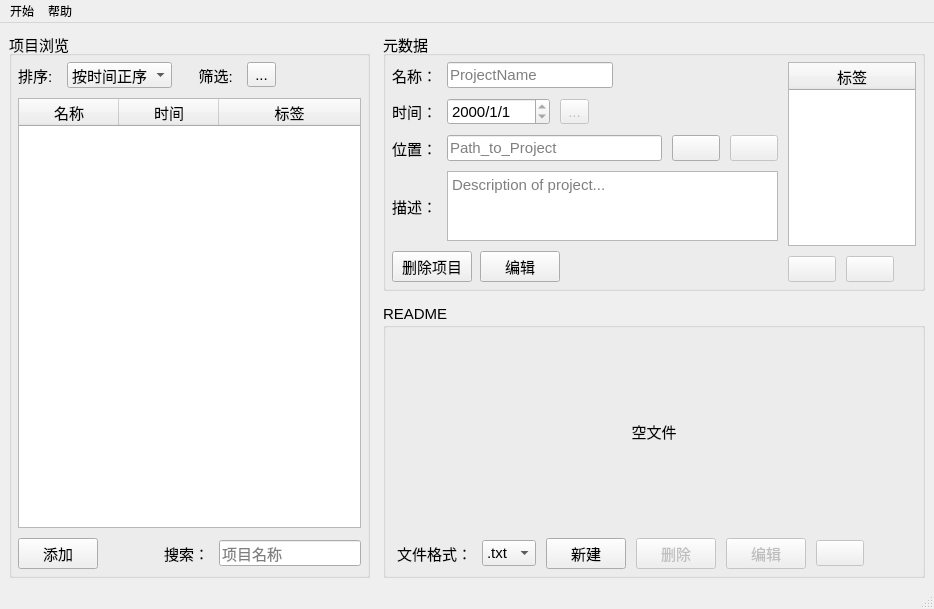
<?xml version="1.0" encoding="UTF-8"?>
<ui version="4.0">
 <class>Manager</class>
 <widget class="QMainWindow" name="Manager">
  <property name="geometry">
   <rect>
    <x>0</x>
    <y>0</y>
    <width>934</width>
    <height>609</height>
   </rect>
  </property>
  <property name="windowTitle">
   <string>Project Manager</string>
  </property>
  <property name="toolTip">
   <string/>
  </property>
  <widget class="QWidget" name="centralwidget">
   <layout class="QHBoxLayout" name="horizontalLayout_12" stretch="2,3">
    <property name="spacing">
     <number>13</number>
    </property>
    <item>
     <widget class="QGroupBox" name="groupBox_overview">
      <property name="font">
       <font>
        <family>Microsoft YaHei UI</family>
        <pointsize>11</pointsize>
       </font>
      </property>
      <property name="title">
       <string>项目浏览</string>
      </property>
      <layout class="QVBoxLayout" name="verticalLayout">
       <property name="spacing">
        <number>10</number>
       </property>
       <property name="leftMargin">
        <number>6</number>
       </property>
       <property name="topMargin">
        <number>6</number>
       </property>
       <property name="rightMargin">
        <number>6</number>
       </property>
       <property name="bottomMargin">
        <number>6</number>
       </property>
       <item>
        <layout class="QHBoxLayout" name="horizontalLayout">
         <item>
          <widget class="QLabel" name="label_sorter">
           <property name="text">
            <string>排序: </string>
           </property>
          </widget>
         </item>
         <item>
          <widget class="QComboBox" name="comboBox_sorter">
           <property name="cursor">
            <cursorShape>PointingHandCursor</cursorShape>
           </property>
           <item>
            <property name="text">
             <string>按时间正序</string>
            </property>
           </item>
           <item>
            <property name="text">
             <string>按时间倒序</string>
            </property>
           </item>
           <item>
            <property name="text">
             <string>按名称正序</string>
            </property>
           </item>
           <item>
            <property name="text">
             <string>按名称倒序</string>
            </property>
           </item>
          </widget>
         </item>
         <item>
          <widget class="QLabel" name="label_filter">
           <property name="text">
            <string>    筛选: </string>
           </property>
          </widget>
         </item>
         <item>
          <widget class="QToolButton" name="toolButton_filter">
           <property name="cursor">
            <cursorShape>PointingHandCursor</cursorShape>
           </property>
           <property name="toolTip">
            <string>筛选项目</string>
           </property>
           <property name="text">
            <string>...</string>
           </property>
           <property name="icon">
            <iconset resource="icons.qrc">
             <normaloff>:/icon/Magnifier.png</normaloff>:/icon/Magnifier.png</iconset>
           </property>
          </widget>
         </item>
         <item>
          <spacer name="horizontalSpacer">
           <property name="orientation">
            <enum>Qt::Horizontal</enum>
           </property>
           <property name="sizeHint" stdset="0">
            <size>
             <width>18</width>
             <height>20</height>
            </size>
           </property>
          </spacer>
         </item>
        </layout>
       </item>
       <item>
        <widget class="QTableWidget" name="tableWidget_overview">
         <property name="sizePolicy">
          <sizepolicy hsizetype="Expanding" vsizetype="Expanding">
           <horstretch>0</horstretch>
           <verstretch>0</verstretch>
          </sizepolicy>
         </property>
         <property name="cursor" stdset="0">
          <cursorShape>PointingHandCursor</cursorShape>
         </property>
         <property name="sizeAdjustPolicy">
          <enum>QAbstractScrollArea::AdjustIgnored</enum>
         </property>
         <property name="editTriggers">
          <set>QAbstractItemView::NoEditTriggers</set>
         </property>
         <property name="alternatingRowColors">
          <bool>true</bool>
         </property>
         <property name="selectionMode">
          <enum>QAbstractItemView::SingleSelection</enum>
         </property>
         <property name="selectionBehavior">
          <enum>QAbstractItemView::SelectRows</enum>
         </property>
         <property name="verticalScrollMode">
          <enum>QAbstractItemView::ScrollPerPixel</enum>
         </property>
         <property name="horizontalScrollMode">
          <enum>QAbstractItemView::ScrollPerPixel</enum>
         </property>
         <property name="showGrid">
          <bool>false</bool>
         </property>
         <property name="sortingEnabled">
          <bool>false</bool>
         </property>
         <attribute name="horizontalHeaderCascadingSectionResizes">
          <bool>true</bool>
         </attribute>
         <attribute name="horizontalHeaderHighlightSections">
          <bool>false</bool>
         </attribute>
         <attribute name="horizontalHeaderShowSortIndicator" stdset="0">
          <bool>false</bool>
         </attribute>
         <attribute name="horizontalHeaderStretchLastSection">
          <bool>true</bool>
         </attribute>
         <attribute name="verticalHeaderVisible">
          <bool>false</bool>
         </attribute>
         <column>
          <property name="text">
           <string>名称</string>
          </property>
         </column>
         <column>
          <property name="text">
           <string>时间</string>
          </property>
         </column>
         <column>
          <property name="text">
           <string>标签</string>
          </property>
         </column>
        </widget>
       </item>
       <item>
        <layout class="QHBoxLayout" name="horizontalLayout_2">
         <item>
          <widget class="QPushButton" name="pushButton_add">
           <property name="cursor">
            <cursorShape>PointingHandCursor</cursorShape>
           </property>
           <property name="toolTip">
            <string>添加项目</string>
           </property>
           <property name="text">
            <string>添加</string>
           </property>
           <property name="icon">
            <iconset resource="icons.qrc">
             <normaloff>:/icon/New.png</normaloff>:/icon/New.png</iconset>
           </property>
          </widget>
         </item>
         <item>
          <spacer name="horizontalSpacer_2">
           <property name="orientation">
            <enum>Qt::Horizontal</enum>
           </property>
           <property name="sizeHint" stdset="0">
            <size>
             <width>40</width>
             <height>20</height>
            </size>
           </property>
          </spacer>
         </item>
         <item>
          <widget class="QLabel" name="label_searcher">
           <property name="text">
            <string>搜索：</string>
           </property>
          </widget>
         </item>
         <item>
          <widget class="QLineEdit" name="lineEdit_searcher">
           <property name="placeholderText">
            <string>项目名称</string>
           </property>
          </widget>
         </item>
        </layout>
       </item>
      </layout>
     </widget>
    </item>
    <item>
     <layout class="QVBoxLayout" name="verticalLayout_6" stretch="1,3">
      <item>
       <widget class="QGroupBox" name="groupBox_metadata">
        <property name="font">
         <font>
          <pointsize>11</pointsize>
         </font>
        </property>
        <property name="title">
         <string>元数据</string>
        </property>
        <layout class="QHBoxLayout" name="horizontalLayout_9" stretch="3,1">
         <property name="spacing">
          <number>10</number>
         </property>
         <property name="leftMargin">
          <number>6</number>
         </property>
         <property name="topMargin">
          <number>6</number>
         </property>
         <property name="rightMargin">
          <number>6</number>
         </property>
         <property name="bottomMargin">
          <number>6</number>
         </property>
         <item>
          <layout class="QVBoxLayout" name="verticalLayout_2">
           <property name="spacing">
            <number>10</number>
           </property>
           <item>
            <layout class="QHBoxLayout" name="horizontalLayout_6">
             <item>
              <widget class="QLabel" name="label_name">
               <property name="text">
                <string>名称：</string>
               </property>
              </widget>
             </item>
             <item>
              <widget class="QLineEdit" name="lineEdit_name">
               <property name="text">
                <string/>
               </property>
               <property name="readOnly">
                <bool>true</bool>
               </property>
               <property name="placeholderText">
                <string>ProjectName</string>
               </property>
              </widget>
             </item>
             <item>
              <spacer name="horizontalSpacer_4">
               <property name="orientation">
                <enum>Qt::Horizontal</enum>
               </property>
               <property name="sizeHint" stdset="0">
                <size>
                 <width>40</width>
                 <height>20</height>
                </size>
               </property>
              </spacer>
             </item>
            </layout>
           </item>
           <item>
            <layout class="QHBoxLayout" name="horizontalLayout_7">
             <item>
              <widget class="QLabel" name="label_date">
               <property name="text">
                <string>时间：</string>
               </property>
              </widget>
             </item>
             <item>
              <widget class="QDateEdit" name="dateEdit_date">
               <property name="readOnly">
                <bool>true</bool>
               </property>
               <property name="displayFormat">
                <string>yyyy/M/d</string>
               </property>
              </widget>
             </item>
             <item>
              <widget class="QToolButton" name="toolButton_date">
               <property name="enabled">
                <bool>false</bool>
               </property>
               <property name="cursor">
                <cursorShape>PointingHandCursor</cursorShape>
               </property>
               <property name="toolTip">
                <string>打开日期选择框</string>
               </property>
               <property name="text">
                <string>...</string>
               </property>
               <property name="icon">
                <iconset resource="icons.qrc">
                 <normaloff>:/icon/Calendar.png</normaloff>:/icon/Calendar.png</iconset>
               </property>
              </widget>
             </item>
             <item>
              <spacer name="horizontalSpacer_5">
               <property name="orientation">
                <enum>Qt::Horizontal</enum>
               </property>
               <property name="sizeHint" stdset="0">
                <size>
                 <width>40</width>
                 <height>20</height>
                </size>
               </property>
              </spacer>
             </item>
            </layout>
           </item>
           <item>
            <layout class="QHBoxLayout" name="horizontalLayout_5">
             <item>
              <layout class="QHBoxLayout" name="horizontalLayout_3">
               <item>
                <widget class="QLabel" name="label_path">
                 <property name="text">
                  <string>位置：</string>
                 </property>
                </widget>
               </item>
               <item>
                <widget class="QLineEdit" name="lineEdit_path">
                 <property name="readOnly">
                  <bool>true</bool>
                 </property>
                 <property name="placeholderText">
                  <string>Path_to_Project</string>
                 </property>
                </widget>
               </item>
              </layout>
             </item>
             <item>
              <widget class="QPushButton" name="pushButton_open">
               <property name="cursor">
                <cursorShape>PointingHandCursor</cursorShape>
               </property>
               <property name="toolTip">
                <string>打开文件夹</string>
               </property>
               <property name="text">
                <string/>
               </property>
               <property name="icon">
                <iconset resource="icons.qrc">
                 <normaloff>:/icon/Folder.png</normaloff>:/icon/Folder.png</iconset>
               </property>
              </widget>
             </item>
             <item>
              <widget class="QPushButton" name="pushButton_remove">
               <property name="enabled">
                <bool>false</bool>
               </property>
               <property name="cursor">
                <cursorShape>PointingHandCursor</cursorShape>
               </property>
               <property name="toolTip">
                <string>移动文件夹</string>
               </property>
               <property name="text">
                <string/>
               </property>
               <property name="icon">
                <iconset resource="icons.qrc">
                 <normaloff>:/icon/Move.png</normaloff>:/icon/Move.png</iconset>
               </property>
              </widget>
             </item>
            </layout>
           </item>
           <item>
            <layout class="QHBoxLayout" name="horizontalLayout_10">
             <item>
              <widget class="QLabel" name="label_description">
               <property name="text">
                <string>描述：</string>
               </property>
              </widget>
             </item>
             <item>
              <widget class="QTextEdit" name="textEdit_description">
               <property name="readOnly">
                <bool>true</bool>
               </property>
               <property name="placeholderText">
                <string>Description of project...</string>
               </property>
              </widget>
             </item>
            </layout>
           </item>
           <item>
            <spacer name="verticalSpacer">
             <property name="orientation">
              <enum>Qt::Vertical</enum>
             </property>
             <property name="sizeHint" stdset="0">
              <size>
               <width>20</width>
               <height>40</height>
              </size>
             </property>
            </spacer>
           </item>
           <item>
            <layout class="QHBoxLayout" name="horizontalLayout_4" stretch="0,0,0">
             <property name="spacing">
              <number>8</number>
             </property>
             <item>
              <widget class="QPushButton" name="pushButton_delete">
               <property name="cursor">
                <cursorShape>PointingHandCursor</cursorShape>
               </property>
               <property name="toolTip">
                <string>删除项目</string>
               </property>
               <property name="text">
                <string>删除项目</string>
               </property>
               <property name="icon">
                <iconset resource="icons.qrc">
                 <normaloff>:/icon/Delete2.png</normaloff>:/icon/Delete2.png</iconset>
               </property>
              </widget>
             </item>
             <item>
              <widget class="QPushButton" name="pushButton_edit_save">
               <property name="enabled">
                <bool>true</bool>
               </property>
               <property name="cursor">
                <cursorShape>PointingHandCursor</cursorShape>
               </property>
               <property name="toolTip">
                <string>编辑/保存项目元数据</string>
               </property>
               <property name="text">
                <string>编辑</string>
               </property>
               <property name="icon">
                <iconset resource="icons.qrc">
                 <normaloff>:/icon/Pencil.png</normaloff>:/icon/Pencil.png</iconset>
               </property>
              </widget>
             </item>
             <item>
              <spacer name="horizontalSpacer_3">
               <property name="orientation">
                <enum>Qt::Horizontal</enum>
               </property>
               <property name="sizeHint" stdset="0">
                <size>
                 <width>40</width>
                 <height>20</height>
                </size>
               </property>
              </spacer>
             </item>
            </layout>
           </item>
          </layout>
         </item>
         <item>
          <layout class="QVBoxLayout" name="verticalLayout_3">
           <item>
            <widget class="QTableWidget" name="tableWidget_label">
             <property name="cursor" stdset="0">
              <cursorShape>PointingHandCursor</cursorShape>
             </property>
             <property name="verticalScrollBarPolicy">
              <enum>Qt::ScrollBarAlwaysOff</enum>
             </property>
             <property name="horizontalScrollBarPolicy">
              <enum>Qt::ScrollBarAlwaysOff</enum>
             </property>
             <property name="editTriggers">
              <set>QAbstractItemView::NoEditTriggers</set>
             </property>
             <property name="alternatingRowColors">
              <bool>true</bool>
             </property>
             <property name="selectionMode">
              <enum>QAbstractItemView::ContiguousSelection</enum>
             </property>
             <property name="verticalScrollMode">
              <enum>QAbstractItemView::ScrollPerPixel</enum>
             </property>
             <property name="horizontalScrollMode">
              <enum>QAbstractItemView::ScrollPerPixel</enum>
             </property>
             <property name="showGrid">
              <bool>true</bool>
             </property>
             <property name="gridStyle">
              <enum>Qt::SolidLine</enum>
             </property>
             <attribute name="horizontalHeaderCascadingSectionResizes">
              <bool>true</bool>
             </attribute>
             <attribute name="horizontalHeaderHighlightSections">
              <bool>false</bool>
             </attribute>
             <attribute name="horizontalHeaderStretchLastSection">
              <bool>true</bool>
             </attribute>
             <attribute name="verticalHeaderVisible">
              <bool>false</bool>
             </attribute>
             <column>
              <property name="text">
               <string>标签</string>
              </property>
             </column>
            </widget>
           </item>
           <item>
            <layout class="QHBoxLayout" name="horizontalLayout_8">
             <item>
              <widget class="QPushButton" name="pushButton_add_label">
               <property name="enabled">
                <bool>false</bool>
               </property>
               <property name="cursor">
                <cursorShape>PointingHandCursor</cursorShape>
               </property>
               <property name="toolTip">
                <string>新建标签</string>
               </property>
               <property name="text">
                <string/>
               </property>
               <property name="icon">
                <iconset resource="icons.qrc">
                 <normaloff>:/icon/Plus.png</normaloff>:/icon/Plus.png</iconset>
               </property>
              </widget>
             </item>
             <item>
              <widget class="QPushButton" name="pushButton_delete_label">
               <property name="enabled">
                <bool>false</bool>
               </property>
               <property name="cursor">
                <cursorShape>PointingHandCursor</cursorShape>
               </property>
               <property name="toolTip">
                <string>删除标签</string>
               </property>
               <property name="text">
                <string/>
               </property>
               <property name="icon">
                <iconset resource="icons.qrc">
                 <normaloff>:/icon/Minus.png</normaloff>:/icon/Minus.png</iconset>
               </property>
              </widget>
             </item>
             <item>
              <spacer name="horizontalSpacer_6">
               <property name="orientation">
                <enum>Qt::Horizontal</enum>
               </property>
               <property name="sizeHint" stdset="0">
                <size>
                 <width>40</width>
                 <height>20</height>
                </size>
               </property>
              </spacer>
             </item>
            </layout>
           </item>
          </layout>
         </item>
        </layout>
       </widget>
      </item>
      <item>
       <widget class="QGroupBox" name="groupBox_readme">
        <property name="font">
         <font>
          <pointsize>11</pointsize>
         </font>
        </property>
        <property name="title">
         <string>README</string>
        </property>
        <layout class="QVBoxLayout" name="verticalLayout_4">
         <property name="spacing">
          <number>10</number>
         </property>
         <property name="leftMargin">
          <number>6</number>
         </property>
         <property name="topMargin">
          <number>6</number>
         </property>
         <property name="rightMargin">
          <number>6</number>
         </property>
         <property name="bottomMargin">
          <number>6</number>
         </property>
         <item>
          <widget class="QStackedWidget" name="stackedWidget">
           <property name="currentIndex">
            <number>0</number>
           </property>
           <widget class="QWidget" name="page">
            <layout class="QVBoxLayout" name="verticalLayout_5">
             <property name="leftMargin">
              <number>0</number>
             </property>
             <property name="topMargin">
              <number>0</number>
             </property>
             <property name="rightMargin">
              <number>0</number>
             </property>
             <property name="bottomMargin">
              <number>0</number>
             </property>
             <item>
              <spacer name="verticalSpacer_2">
               <property name="orientation">
                <enum>Qt::Vertical</enum>
               </property>
               <property name="sizeHint" stdset="0">
                <size>
                 <width>20</width>
                 <height>107</height>
                </size>
               </property>
              </spacer>
             </item>
             <item>
              <widget class="QLabel" name="label_empty">
               <property name="text">
                <string>&lt;html&gt;&lt;head/&gt;&lt;body&gt;&lt;p align=&quot;center&quot;&gt;空文件&lt;/p&gt;&lt;/body&gt;&lt;/html&gt;</string>
               </property>
              </widget>
             </item>
             <item>
              <spacer name="verticalSpacer_3">
               <property name="orientation">
                <enum>Qt::Vertical</enum>
               </property>
               <property name="sizeHint" stdset="0">
                <size>
                 <width>20</width>
                 <height>106</height>
                </size>
               </property>
              </spacer>
             </item>
            </layout>
           </widget>
           <widget class="QWidget" name="page_2">
            <layout class="QGridLayout" name="gridLayout">
             <property name="leftMargin">
              <number>5</number>
             </property>
             <property name="topMargin">
              <number>5</number>
             </property>
             <property name="rightMargin">
              <number>5</number>
             </property>
             <property name="bottomMargin">
              <number>2</number>
             </property>
             <item row="0" column="0">
              <widget class="QTextEdit" name="textEdit_readme">
               <property name="readOnly">
                <bool>true</bool>
               </property>
              </widget>
             </item>
            </layout>
           </widget>
          </widget>
         </item>
         <item>
          <layout class="QHBoxLayout" name="horizontalLayout_11">
           <property name="leftMargin">
            <number>5</number>
           </property>
           <property name="rightMargin">
            <number>0</number>
           </property>
           <item>
            <widget class="QLabel" name="label_format">
             <property name="text">
              <string>文件格式：</string>
             </property>
            </widget>
           </item>
           <item>
            <widget class="QComboBox" name="comboBox_format">
             <property name="cursor">
              <cursorShape>PointingHandCursor</cursorShape>
             </property>
             <item>
              <property name="text">
               <string>.txt</string>
              </property>
             </item>
             <item>
              <property name="text">
               <string>.md</string>
              </property>
             </item>
            </widget>
           </item>
           <item>
            <widget class="QPushButton" name="pushButton_readme_new">
             <property name="cursor">
              <cursorShape>PointingHandCursor</cursorShape>
             </property>
             <property name="toolTip">
              <string>新建README</string>
             </property>
             <property name="text">
              <string>新建</string>
             </property>
             <property name="icon">
              <iconset resource="icons.qrc">
               <normaloff>:/icon/New.png</normaloff>:/icon/New.png</iconset>
             </property>
            </widget>
           </item>
           <item>
            <widget class="QPushButton" name="pushButton_readme_delete">
             <property name="enabled">
              <bool>false</bool>
             </property>
             <property name="cursor">
              <cursorShape>PointingHandCursor</cursorShape>
             </property>
             <property name="toolTip">
              <string>删除README</string>
             </property>
             <property name="text">
              <string>删除</string>
             </property>
             <property name="icon">
              <iconset resource="icons.qrc">
               <normaloff>:/icon/Delete2.png</normaloff>:/icon/Delete2.png</iconset>
             </property>
            </widget>
           </item>
           <item>
            <widget class="QPushButton" name="pushButton_readme_edit_save">
             <property name="enabled">
              <bool>false</bool>
             </property>
             <property name="cursor">
              <cursorShape>PointingHandCursor</cursorShape>
             </property>
             <property name="toolTip">
              <string>编辑/保存README</string>
             </property>
             <property name="text">
              <string>编辑</string>
             </property>
             <property name="icon">
              <iconset resource="icons.qrc">
               <normaloff>:/icon/Pencil.png</normaloff>:/icon/Pencil.png</iconset>
             </property>
            </widget>
           </item>
           <item>
            <widget class="QPushButton" name="pushButton_external">
             <property name="enabled">
              <bool>false</bool>
             </property>
             <property name="cursor">
              <cursorShape>PointingHandCursor</cursorShape>
             </property>
             <property name="toolTip">
              <string>使用默认编辑器打开</string>
             </property>
             <property name="text">
              <string/>
             </property>
             <property name="icon">
              <iconset resource="icons.qrc">
               <normaloff>:/icon/Move.png</normaloff>:/icon/Move.png</iconset>
             </property>
            </widget>
           </item>
           <item>
            <spacer name="horizontalSpacer_7">
             <property name="orientation">
              <enum>Qt::Horizontal</enum>
             </property>
             <property name="sizeHint" stdset="0">
              <size>
               <width>40</width>
               <height>20</height>
              </size>
             </property>
            </spacer>
           </item>
          </layout>
         </item>
        </layout>
       </widget>
      </item>
     </layout>
    </item>
   </layout>
  </widget>
  <widget class="QMenuBar" name="menubar">
   <property name="geometry">
    <rect>
     <x>0</x>
     <y>0</y>
     <width>934</width>
     <height>22</height>
    </rect>
   </property>
   <widget class="QMenu" name="menu_start">
    <property name="title">
     <string>开始</string>
    </property>
    <addaction name="action_new"/>
    <addaction name="action_open"/>
    <addaction name="separator"/>
    <addaction name="action_save"/>
    <addaction name="separator"/>
    <addaction name="action_close"/>
    <addaction name="separator"/>
    <addaction name="action_exit"/>
   </widget>
   <widget class="QMenu" name="menu_help">
    <property name="title">
     <string>帮助</string>
    </property>
    <addaction name="action_help"/>
    <addaction name="action_about"/>
   </widget>
   <addaction name="menu_start"/>
   <addaction name="menu_help"/>
  </widget>
  <widget class="QStatusBar" name="statusbar"/>
  <action name="action_new">
   <property name="icon">
    <iconset resource="icons.qrc">
     <normaloff>:/icon/New.png</normaloff>:/icon/New.png</iconset>
   </property>
   <property name="text">
    <string>新建</string>
   </property>
   <property name="shortcut">
    <string>Ctrl+N</string>
   </property>
  </action>
  <action name="action_save">
   <property name="icon">
    <iconset resource="icons.qrc">
     <normaloff>:/icon/Save.png</normaloff>:/icon/Save.png</iconset>
   </property>
   <property name="text">
    <string>保存</string>
   </property>
   <property name="shortcut">
    <string>Ctrl+S</string>
   </property>
  </action>
  <action name="action_exit">
   <property name="text">
    <string>退出</string>
   </property>
   <property name="shortcut">
    <string>Esc</string>
   </property>
  </action>
  <action name="action_help">
   <property name="text">
    <string>帮助</string>
   </property>
   <property name="shortcut">
    <string>F12</string>
   </property>
  </action>
  <action name="action_about">
   <property name="text">
    <string>关于</string>
   </property>
  </action>
  <action name="action_open">
   <property name="icon">
    <iconset resource="icons.qrc">
     <normaloff>:/icon/Open.png</normaloff>:/icon/Open.png</iconset>
   </property>
   <property name="text">
    <string>打开</string>
   </property>
   <property name="shortcut">
    <string>Ctrl+O</string>
   </property>
  </action>
  <action name="action_close">
   <property name="text">
    <string>关闭</string>
   </property>
   <property name="shortcut">
    <string>Ctrl+F4</string>
   </property>
  </action>
 </widget>
 <resources>
  <include location="icons.qrc"/>
 </resources>
 <connections/>
</ui>
